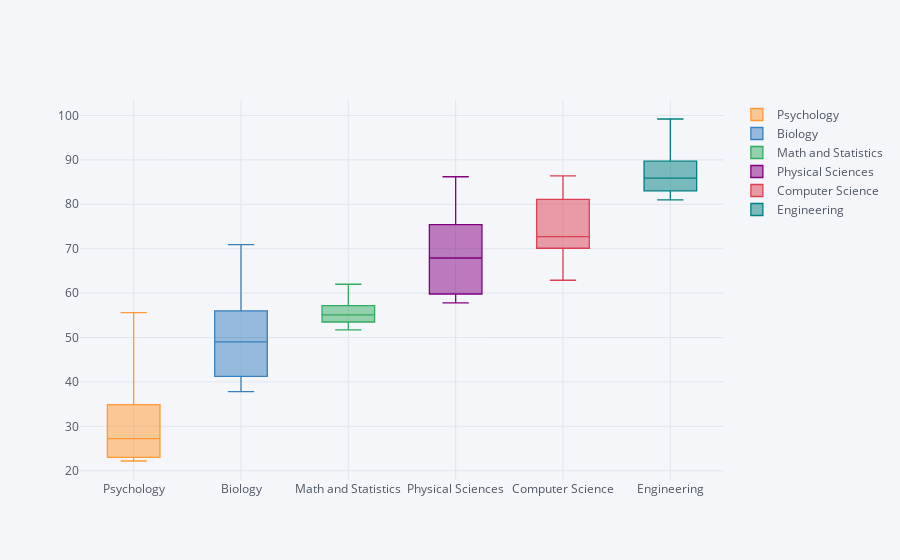

The notebook cell saved with this chart:
### Code cell
df=bachelor_degrees.loc[:,stem_cats]

def substract(x):
    r=100-x
    return r

df=df.apply(substract)

title_plot, x_title, y_title = 'Men distribution in stem degrees 1970-2011','Stem degrees','Percent'
fig=plot_box_cf(df,title_plot,x_title,y_title)
iplot(fig,config=config_cf)

### Figure 1 — Plotly figure (JSON) as saved in the notebook; plotly's stock layout.template omitted (floating-point values rounded to 4 significant figures)
{"data": [{"boxpoints": false, "line": {"width": 1.3}, "marker": {"color": "rgba(255, 153, 51, 1.0)"}, "name": "Psychology", "orientation": "v", "type": "box", "uid": "9c93a5ad-8578-497e-9081-936494714c5a", "y": [55.6, 53.8, 52.4, 49.6, 47.4, 45.5, 43.1, 41, 38.7, 36.7, 34.9, 33.1, 32.5, 32.1, 31.8, 31, 31, 29.9, 29.1, 28.4, 27.4, 26.8, 26.8, 26.9, 27.1, 27, 26.1, 25.6, 24.9, 23.5, 22.5, 22.5, 22.3, 22.2, 22.2, 22.5, 22.6, 22.9, 22.8, 22.9, 23, 23.3]}, {"boxpoints": false, "line": {"width": 1.3}, "marker": {"color": "rgba(55, 128, 191, 1.0)"}, "name": "Biology", "orientation": "v", "type": "box", "uid": "8acbb8d0-0394-4147-8e59-50b06bfee6a8", "y": [70.91, 70.61, 70.19, 68.85, 67.0, 65.55, 63.93, 61.67, 59.89, 57.93, 56.0, 54.75, 54.03, 53.29, 52.33, 52.09, 51.7, 49.79, 49.9, 49.23, 49.18, 48.53, 48.65, 48.88, 47.75, 47.4, 46.21, 45.0, 43.65, 41.77, 40.61, 39.29, 38.1, 37.83, 38.09, 38.5, 39.83, 40.59, 40.69, 41.51, 40.99, 41.26]}, {"boxpoints": false, "line": {"width": 1.3}, "marker": {"color": "rgba(50, 171, 96, 1.0)"}, "name": "Math and Statistics", "orientation": "v", "type": "box", "uid": "b6e0ab1e-3727-4d9c-a080-8a5da0bfa52d", "y": [62, 61, 59.8, 59.1, 58.2, 59.3, 58.5, 58.9, 58.4, 57.7, 57.2, 56.8, 56, 55.7, 53.8, 53.5, 53.3, 53.5, 53.8, 53.8, 52.7, 53, 52.6, 53.6, 53, 53.9, 53.6, 53, 51.7, 52.2, 51.8, 53, 54.3, 54, 55.3, 54.9, 55.9, 55.9, 56.7, 56.7, 56.9, 56.9]}, {"boxpoints": false, "line": {"width": 1.3}, "marker": {"color": "rgba(128, 0, 128, 1.0)"}, "name": "Physical Sciences", "orientation": "v", "type": "box", "uid": "f515637c-7908-4e4c-8d17-977d46b56937", "y": [86.2, 85.1, 85.2, 83.5, 81.8, 80.9, 80, 78.7, 77.5, 76.3, 75.4, 74.3, 72.7, 72.4, 72, 72.5, 71.6, 69.6, 70.3, 68.7, 68.4, 67.4, 67.4, 66.4, 65.2, 64.1, 62.7, 61.7, 60.3, 59.8, 59, 57.8, 58.9, 58.3, 57.9, 58.4, 59.2, 59.3, 59.3, 59.3, 59.8, 59.9]}, {"boxpoints": false, "line": {"width": 1.3}, "marker": {"color": "rgba(219, 64, 82, 1.0)"}, "name": "Computer Science", "orientation": "v", "type": "box", "uid": "9c775f41-95af-4745-afb4-bfdf442db975", "y": [86.4, 86.4, 85.1, 83.6, 81.1, 80.2, 76.1, 74.3, 71.9, 69.8, 67.5, 65.2, 63.7, 62.9, 63.2, 64.3, 65.3, 67.6, 69.2, 70.1, 70.6, 71.3, 71.8, 71.5, 71.5, 72.5, 72.9, 73.2, 73, 71.9, 72.3, 72.4, 73, 74.9, 77.8, 79.4, 81.4, 82.4, 82.2, 81.9, 82.4, 81.8]}, {"boxpoints": false, "line": {"width": 1.3}, "marker": {"color": "rgba(0, 128, 128, 1.0)"}, "name": "Engineering", "orientation": "v", "type": "box", "uid": "e9620183-f002-4941-a641-cedf401e0127", "y": [99.2, 99, 98.8, 98.4, 97.8, 96.8, 95.5, 93.2, 91.6, 90.6, 89.7, 88.4, 87.6, 86.9, 86.5, 86.5, 86.1, 86, 86.1, 85.9, 85.9, 86, 85.5, 85.1, 84.3, 83.8, 83.3, 83, 82.2, 81.4, 81.6, 81, 81.3, 81.2, 81.8, 82.1, 83.2, 83.2, 83.5, 83.2, 82.8, 82.5]}], "layout": {"legend": {"bgcolor": "#F5F6F9", "font": {"color": "#4D5663"}}, "paper_bgcolor": "#F5F6F9", "plot_bgcolor": "#F5F6F9", "title": {"font": {"color": "#4D5663"}}, "xaxis": {"gridcolor": "#E1E5ED", "showgrid": true, "tickfont": {"color": "#4D5663"}, "title": {"font": {"color": "#4D5663"}, "text": ""}, "zerolinecolor": "#E1E5ED"}, "yaxis": {"gridcolor": "#E1E5ED", "showgrid": true, "tickfont": {"color": "#4D5663"}, "title": {"font": {"color": "#4D5663"}, "text": ""}, "zerolinecolor": "#E1E5ED"}}}
